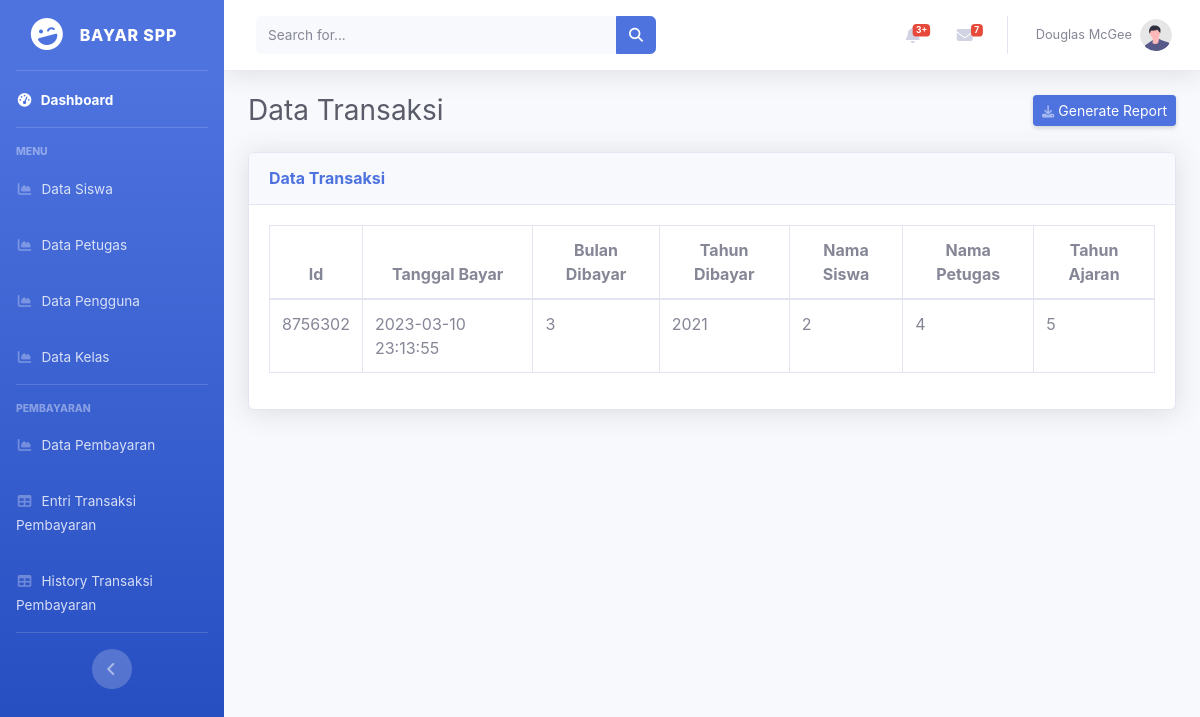
/public/datatransaksi, run on the app's committed database.
### tables this page shows
CREATE TABLE `transaksi` (
  `id_transaksi` int(11) NOT NULL,
  `tanggal_bayar` datetime NOT NULL,
  `bulan_dibayar` int(2) NOT NULL,
  `tahun_dibayar` int(4) NOT NULL,
  `id_siswa` int(11) NOT NULL,
  `id_petugas` int(11) NOT NULL,
  `id_pembayaran` int(11) NOT NULL
);

### app/core/Controller.php (called while the page is built, shortened)
<?php
class Controller
{
    public function view($view, $data = [])
    {
        require_once "../app/views/" . $view . ".php";
    }
    public function model($model)
    {
        return new $model;
    }
}

### app/controllers/Datatransaksi.php (called while the page is built, shortened)
<?php
class Datatransaksi extends Controller
{
    public function index()
    {
        $data['judul'] = "Data Transaksi";
        $data["datatransaksi"] = $this->model("DataTransaksi_model")->getAllDataTransaksi();
        $this->view("home/admin/datatransaksi/index", $data);
    }
}

### app/core/App.php (called while the page is built, shortened)
<?php
class App
{
    protected $method = "index";
    protected $params = [];
    public function __construct()
    {
	        $this->controller = new $this->controller;
            call_user_func_array([$this->controller, $this->method], $this->params);
    }
}

### public/index.php (called while the page is built, shortened)
<?php
$app = new App;

### app/core/Database.php (called while the page is built, shortened)
<?php
class Database
{
    private $host = DB_HOST;
    private $username = DB_USER;
    private $password = DB_PASS;
    private $db = DB_NAME;
    private $dbh;
    private $stmt;
    public function __construct()
    {
        $dsn = "mysql:host={$this->host};dbname={$this->db}";
        $option = [
            PDO::ATTR_PERSISTENT => true,
            PDO::ATTR_ERRMODE => PDO::ERRMODE_EXCEPTION
        ];
        try {
            $this->dbh = new PDO($dsn, $this->username, $this->password, $option);
        } catch (PDOException $e) {
            die( $e->getMessage() );
        }
    }
    public function query($query)
    {
        $this->stmt = $this->dbh->prepare($query);
    }
    public function execute()
    {
        $this->stmt->execute();
    }
    public function resultSet()
    {
        $this->execute();
        return $this->stmt->fetchAll(PDO::FETCH_ASSOC);
    }
}

### app/models/DataTransaksi_model.php (called while the page is built, shortened)
<?php
class datatransaksi_model {
    private $table = 'transaksi';
    private $db;
    public function __construct()
    {
        $this->db = new Database;
    }
    public function getAllDataTransaksi()
    {
        $this->db->query("SELECT * FROM {$this->table}");
        return $this->db->resultSet();
    }
}

### app/views/home/admin/datatransaksi/index.php (the view, shortened to what this page needs)
<div class="container-fluid">
    <div class="d-sm-flex align-items-center justify-content-between mb-4">
        <h1 class="h3 mb-0 text-gray-800">Data Transaksi</h1>
        <a href="#" class="d-none d-sm-inline-block btn btn-sm btn-primary shadow-sm"> Generate Report</a>
    </div>
 <div class="card shadow mb-4">
        <div class="card-header py-3">
            <h6 class="m-0 font-weight-bold text-primary">Data Transaksi</h6>
        </div>
            <div class="card-body">
                <div class="table-responsive">
                    <table class="table table-bordered" id="dataTable" width="100%" cellspacing="0">
                        <thead class="text-center">
                            <tr>
                            <th scope="col">Id</th>
                            <th scope="col">Tanggal Bayar</th>
                            <th scope="col">Bulan Dibayar</th>
                            <th scope="col">Tahun Dibayar</th>
                            <th scope="col">Nama Siswa</th>
                            <th scope="col">Nama Petugas</th>
                            <th scope="col">Tahun Ajaran</th>
                            </tr>
                        </thead>
            <tbody class="table-group-divider">
                <?php foreach ($data["datatransaksi"] as $datatransaksi) : ?>
                    <tr>
                        <td><?= $datatransaksi['id_transaksi']; ?></td>
                        <td><?= $datatransaksi['tanggal_bayar']; ?></td>
                        <td><?= $datatransaksi["bulan_dibayar"]; ?></td>
                        <td><?= $datatransaksi["tahun_dibayar"]; ?></td>
                        <td><?= $datatransaksi["id_siswa"]; ?></td>
                        <td><?= $datatransaksi["id_petugas"]; ?></td>
                        <td><?= $datatransaksi["id_pembayaran"]; ?></td>
                    </tr>
                <?php endforeach; ?>
            </tbody>
        </table>
    </div>

### data on the page
transaksi: id_transaksi "8756302", tanggal_bayar "2023-03-10 23:13:55", bulan_dibayar "3", tahun_dibayar "2021", id_siswa "2", id_petugas "4", id_pembayaran "5"
